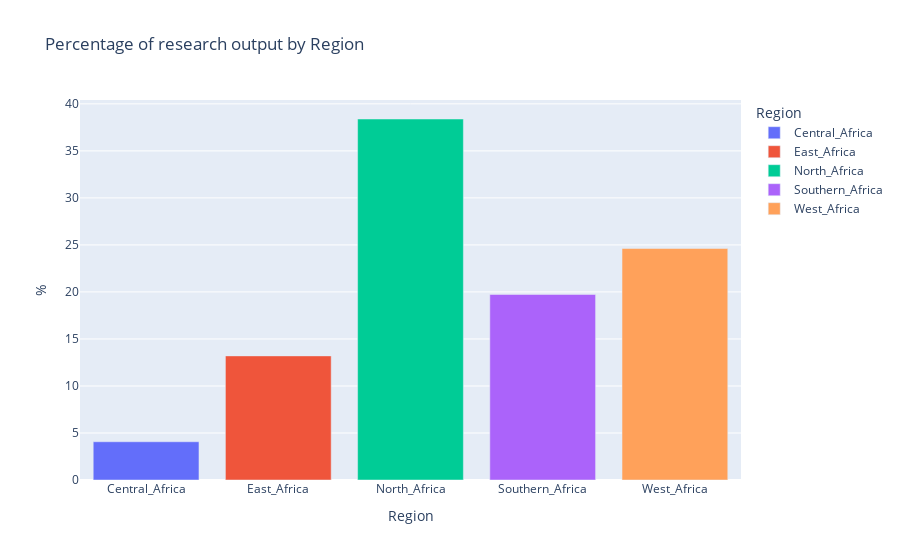

Here is the notebook cell this chart was saved with:
### Code cell
articles_by_region = df2.groupby("Region", as_index=False)\
                    ["n_articles"].sum()
## convert the sum of classes into percentage
articles_by_region ['%'] = 100* articles_by_region['n_articles'] / \
                          articles_by_region['n_articles'].sum()
# Barplot using plotly
fig_6c = px.bar(articles_by_region, x='Region',
                y='%',color="Region", height=500,
                title="Percentage of research output by Region")
fig_6c.show()

### Figure 1 — Plotly figure (JSON) as saved in the notebook; plotly's stock layout.template omitted (floating-point values rounded to 4 significant figures)
{"data": [{"alignmentgroup": "True", "hovertemplate": "Region=%{x}<br>%=%{y}<extra></extra>", "legendgroup": "Central_Africa", "marker": {"color": "#636efa", "pattern": {"shape": ""}}, "name": "Central_Africa", "offsetgroup": "Central_Africa", "orientation": "v", "showlegend": true, "textposition": "auto", "type": "bar", "x": ["Central_Africa"], "xaxis": "x", "y": [4.068], "yaxis": "y"}, {"alignmentgroup": "True", "hovertemplate": "Region=%{x}<br>%=%{y}<extra></extra>", "legendgroup": "East_Africa", "marker": {"color": "#EF553B", "pattern": {"shape": ""}}, "name": "East_Africa", "offsetgroup": "East_Africa", "orientation": "v", "showlegend": true, "textposition": "auto", "type": "bar", "x": ["East_Africa"], "xaxis": "x", "y": [13.2], "yaxis": "y"}, {"alignmentgroup": "True", "hovertemplate": "Region=%{x}<br>%=%{y}<extra></extra>", "legendgroup": "North_Africa", "marker": {"color": "#00cc96", "pattern": {"shape": ""}}, "name": "North_Africa", "offsetgroup": "North_Africa", "orientation": "v", "showlegend": true, "textposition": "auto", "type": "bar", "x": ["North_Africa"], "xaxis": "x", "y": [38.39], "yaxis": "y"}, {"alignmentgroup": "True", "hovertemplate": "Region=%{x}<br>%=%{y}<extra></extra>", "legendgroup": "Southern_Africa", "marker": {"color": "#ab63fa", "pattern": {"shape": ""}}, "name": "Southern_Africa", "offsetgroup": "Southern_Africa", "orientation": "v", "showlegend": true, "textposition": "auto", "type": "bar", "x": ["Southern_Africa"], "xaxis": "x", "y": [19.73], "yaxis": "y"}, {"alignmentgroup": "True", "hovertemplate": "Region=%{x}<br>%=%{y}<extra></extra>", "legendgroup": "West_Africa", "marker": {"color": "#FFA15A", "pattern": {"shape": ""}}, "name": "West_Africa", "offsetgroup": "West_Africa", "orientation": "v", "showlegend": true, "textposition": "auto", "type": "bar", "x": ["West_Africa"], "xaxis": "x", "y": [24.62], "yaxis": "y"}], "layout": {"autosize": true, "barmode": "relative", "legend": {"title": {"text": "Region"}, "tracegroupgap": 0}, "title": {"text": "Percentage of research output by Region"}, "xaxis": {"anchor": "y", "autorange": true, "categoryarray": ["Central_Africa", "East_Africa", "North_Africa", "Southern_Africa", "West_Africa"], "categoryorder": "array", "domain": [0, 1], "range": [-0.5, 4.5], "title": {"text": "Region"}, "type": "category"}, "yaxis": {"anchor": "x", "autorange": true, "domain": [0, 1], "range": [0, 40.41], "title": {"text": "%"}, "type": "linear"}}}
